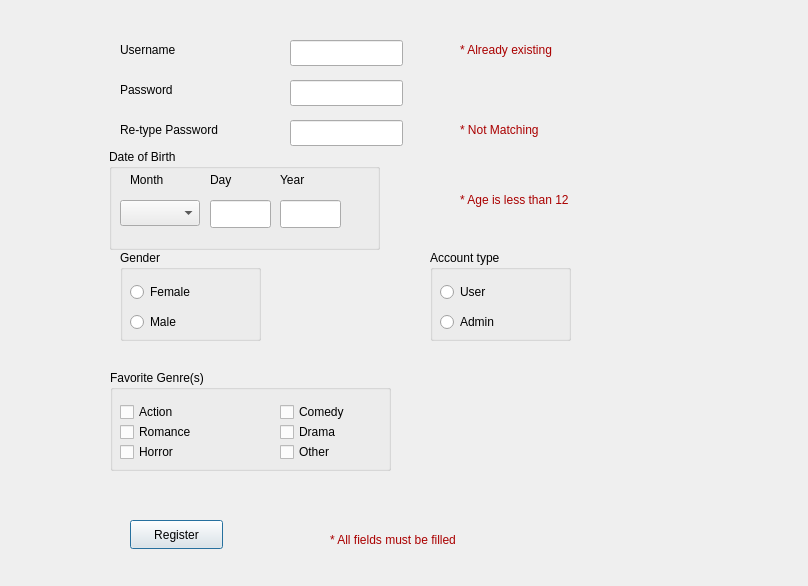
<?xml version="1.0" encoding="UTF-8"?>
<ui version="4.0">
 <class>RegisterWindow</class>
 <widget class="QDialog" name="RegisterWindow">
  <property name="geometry">
   <rect>
    <x>0</x>
    <y>0</y>
    <width>808</width>
    <height>586</height>
   </rect>
  </property>
  <property name="windowTitle">
   <string>Dialog</string>
  </property>
  <widget class="QLabel" name="label_6">
   <property name="geometry">
    <rect>
     <x>120</x>
     <y>40</y>
     <width>71</width>
     <height>20</height>
    </rect>
   </property>
   <property name="text">
    <string>Username</string>
   </property>
  </widget>
  <widget class="QLabel" name="label_2">
   <property name="geometry">
    <rect>
     <x>120</x>
     <y>80</y>
     <width>63</width>
     <height>20</height>
    </rect>
   </property>
   <property name="text">
    <string>Password</string>
   </property>
  </widget>
  <widget class="QLabel" name="label_3">
   <property name="geometry">
    <rect>
     <x>120</x>
     <y>120</y>
     <width>131</width>
     <height>20</height>
    </rect>
   </property>
   <property name="text">
    <string>Re-type Password</string>
   </property>
  </widget>
  <widget class="QLineEdit" name="lineEditPassword">
   <property name="geometry">
    <rect>
     <x>290</x>
     <y>80</y>
     <width>113</width>
     <height>26</height>
    </rect>
   </property>
   <property name="echoMode">
    <enum>QLineEdit::Password</enum>
   </property>
  </widget>
  <widget class="QLineEdit" name="lineEditRetype">
   <property name="geometry">
    <rect>
     <x>290</x>
     <y>120</y>
     <width>113</width>
     <height>26</height>
    </rect>
   </property>
   <property name="echoMode">
    <enum>QLineEdit::Password</enum>
   </property>
  </widget>
  <widget class="QLineEdit" name="lineEditUsername">
   <property name="geometry">
    <rect>
     <x>290</x>
     <y>40</y>
     <width>113</width>
     <height>26</height>
    </rect>
   </property>
  </widget>
  <widget class="QPushButton" name="pushButton">
   <property name="geometry">
    <rect>
     <x>130</x>
     <y>520</y>
     <width>93</width>
     <height>29</height>
    </rect>
   </property>
   <property name="text">
    <string>Register</string>
   </property>
  </widget>
  <widget class="QCheckBox" name="checkBoxComedy">
   <property name="geometry">
    <rect>
     <x>280</x>
     <y>400</y>
     <width>91</width>
     <height>24</height>
    </rect>
   </property>
   <property name="text">
    <string>Comedy</string>
   </property>
  </widget>
  <widget class="QCheckBox" name="checkBoxDrama">
   <property name="geometry">
    <rect>
     <x>280</x>
     <y>420</y>
     <width>91</width>
     <height>24</height>
    </rect>
   </property>
   <property name="text">
    <string>Drama</string>
   </property>
  </widget>
  <widget class="QCheckBox" name="checkBoxOtherGenre">
   <property name="geometry">
    <rect>
     <x>280</x>
     <y>440</y>
     <width>91</width>
     <height>24</height>
    </rect>
   </property>
   <property name="text">
    <string>Other</string>
   </property>
  </widget>
  <widget class="QComboBox" name="comboBoxMonth">
   <property name="geometry">
    <rect>
     <x>120</x>
     <y>200</y>
     <width>80</width>
     <height>26</height>
    </rect>
   </property>
  </widget>
  <widget class="QGroupBox" name="groupBox_3">
   <property name="geometry">
    <rect>
     <x>430</x>
     <y>250</y>
     <width>141</width>
     <height>91</height>
    </rect>
   </property>
   <property name="title">
    <string>Account type </string>
   </property>
   <widget class="QRadioButton" name="radioButtonAdmin">
    <property name="geometry">
     <rect>
      <x>10</x>
      <y>60</y>
      <width>110</width>
      <height>24</height>
     </rect>
    </property>
    <property name="text">
     <string>Admin</string>
    </property>
   </widget>
   <widget class="QRadioButton" name="radioButtonUser">
    <property name="geometry">
     <rect>
      <x>10</x>
      <y>30</y>
      <width>110</width>
      <height>24</height>
     </rect>
    </property>
    <property name="text">
     <string>User</string>
    </property>
   </widget>
  </widget>
  <widget class="QGroupBox" name="groupBox_4">
   <property name="geometry">
    <rect>
     <x>120</x>
     <y>250</y>
     <width>141</width>
     <height>91</height>
    </rect>
   </property>
   <property name="title">
    <string>Gender</string>
   </property>
   <widget class="QRadioButton" name="radioButtonFemale">
    <property name="geometry">
     <rect>
      <x>10</x>
      <y>30</y>
      <width>110</width>
      <height>24</height>
     </rect>
    </property>
    <property name="text">
     <string>Female</string>
    </property>
   </widget>
   <widget class="QRadioButton" name="radioButtonMale">
    <property name="geometry">
     <rect>
      <x>10</x>
      <y>60</y>
      <width>110</width>
      <height>24</height>
     </rect>
    </property>
    <property name="text">
     <string>Male</string>
    </property>
   </widget>
  </widget>
  <widget class="QCheckBox" name="checkBoxHorror">
   <property name="geometry">
    <rect>
     <x>120</x>
     <y>440</y>
     <width>91</width>
     <height>24</height>
    </rect>
   </property>
   <property name="text">
    <string>Horror</string>
   </property>
  </widget>
  <widget class="QCheckBox" name="checkBoxAction">
   <property name="geometry">
    <rect>
     <x>120</x>
     <y>400</y>
     <width>91</width>
     <height>24</height>
    </rect>
   </property>
   <property name="text">
    <string>Action</string>
   </property>
  </widget>
  <widget class="QCheckBox" name="checkBoxRomance">
   <property name="geometry">
    <rect>
     <x>120</x>
     <y>420</y>
     <width>91</width>
     <height>24</height>
    </rect>
   </property>
   <property name="text">
    <string>Romance</string>
   </property>
  </widget>
  <widget class="QLabel" name="label_4">
   <property name="geometry">
    <rect>
     <x>130</x>
     <y>170</y>
     <width>63</width>
     <height>20</height>
    </rect>
   </property>
   <property name="text">
    <string>Month</string>
   </property>
  </widget>
  <widget class="QLabel" name="label_5">
   <property name="geometry">
    <rect>
     <x>210</x>
     <y>170</y>
     <width>63</width>
     <height>20</height>
    </rect>
   </property>
   <property name="text">
    <string>Day</string>
   </property>
  </widget>
  <widget class="QLabel" name="label_8">
   <property name="geometry">
    <rect>
     <x>280</x>
     <y>170</y>
     <width>63</width>
     <height>20</height>
    </rect>
   </property>
   <property name="text">
    <string>Year</string>
   </property>
  </widget>
  <widget class="QGroupBox" name="groupBox">
   <property name="geometry">
    <rect>
     <x>110</x>
     <y>370</y>
     <width>281</width>
     <height>101</height>
    </rect>
   </property>
   <property name="title">
    <string>Favorite Genre(s)</string>
   </property>
  </widget>
  <widget class="QGroupBox" name="groupBox_2">
   <property name="geometry">
    <rect>
     <x>109</x>
     <y>149</y>
     <width>271</width>
     <height>101</height>
    </rect>
   </property>
   <property name="title">
    <string>Date of Birth</string>
   </property>
  </widget>
  <widget class="QLineEdit" name="lineEditDay">
   <property name="geometry">
    <rect>
     <x>210</x>
     <y>200</y>
     <width>61</width>
     <height>28</height>
    </rect>
   </property>
  </widget>
  <widget class="QLineEdit" name="lineEditYear">
   <property name="geometry">
    <rect>
     <x>280</x>
     <y>200</y>
     <width>61</width>
     <height>28</height>
    </rect>
   </property>
  </widget>
  <widget class="QLabel" name="labelErrAllFields">
   <property name="geometry">
    <rect>
     <x>330</x>
     <y>530</y>
     <width>351</width>
     <height>20</height>
    </rect>
   </property>
   <property name="text">
    <string>&lt;html&gt;&lt;head/&gt;&lt;body&gt;&lt;p&gt;&lt;span style=&quot; color:#aa0000;&quot;&gt;* All fields must be filled &lt;/span&gt;&lt;/p&gt;&lt;/body&gt;&lt;/html&gt;</string>
   </property>
  </widget>
  <widget class="QLabel" name="labelErrUsername">
   <property name="geometry">
    <rect>
     <x>460</x>
     <y>40</y>
     <width>181</width>
     <height>20</height>
    </rect>
   </property>
   <property name="text">
    <string>&lt;html&gt;&lt;head/&gt;&lt;body&gt;&lt;p&gt;&lt;span style=&quot; color:#aa0000;&quot;&gt;* Already existing&lt;/span&gt;&lt;/p&gt;&lt;/body&gt;&lt;/html&gt;</string>
   </property>
  </widget>
  <widget class="QLabel" name="labelErrRetype">
   <property name="geometry">
    <rect>
     <x>460</x>
     <y>120</y>
     <width>181</width>
     <height>20</height>
    </rect>
   </property>
   <property name="text">
    <string>&lt;html&gt;&lt;head/&gt;&lt;body&gt;&lt;p&gt;&lt;span style=&quot; color:#aa0000;&quot;&gt;* Not Matching&lt;/span&gt;&lt;/p&gt;&lt;/body&gt;&lt;/html&gt;</string>
   </property>
  </widget>
  <widget class="QLabel" name="label_7">
   <property name="geometry">
    <rect>
     <x>460</x>
     <y>190</y>
     <width>181</width>
     <height>20</height>
    </rect>
   </property>
   <property name="text">
    <string>&lt;html&gt;&lt;head/&gt;&lt;body&gt;&lt;p&gt;&lt;span style=&quot; color:#aa0000;&quot;&gt;* Age is less than 12&lt;/span&gt;&lt;/p&gt;&lt;/body&gt;&lt;/html&gt;</string>
   </property>
  </widget>
 </widget>
 <resources/>
 <connections/>
</ui>
